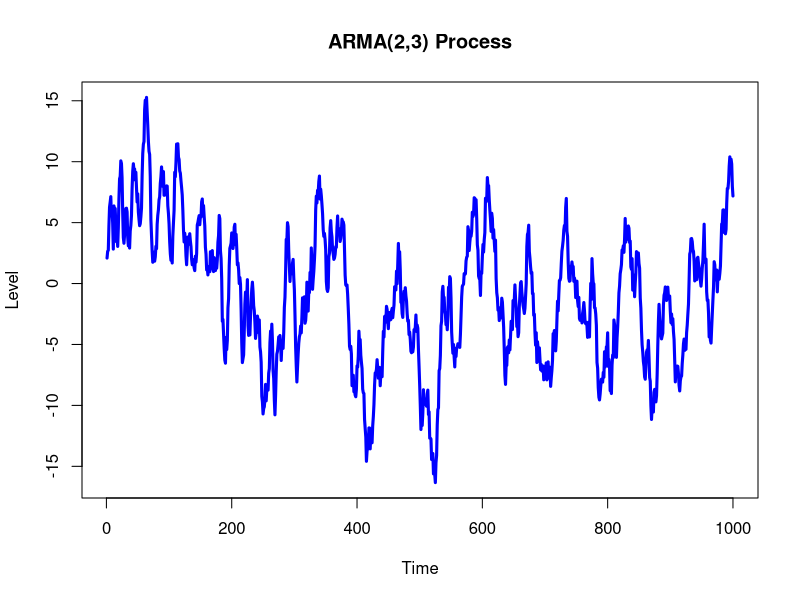
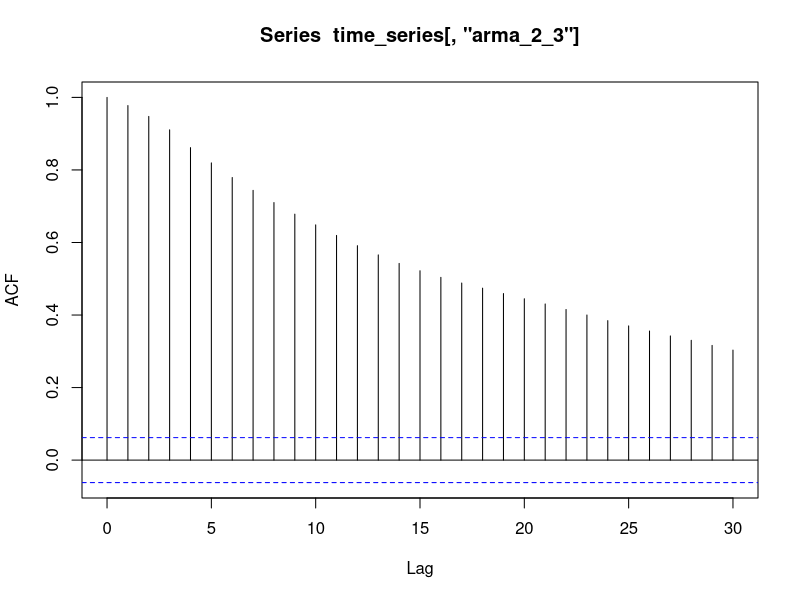
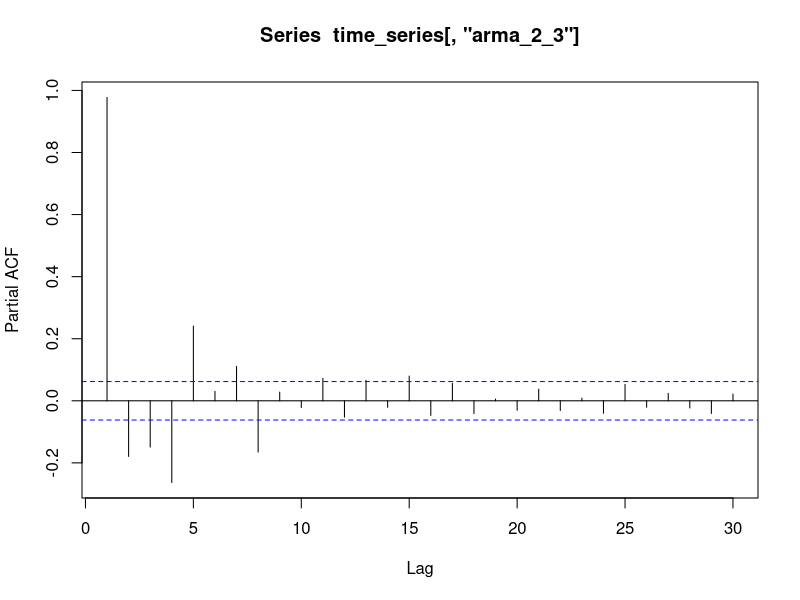
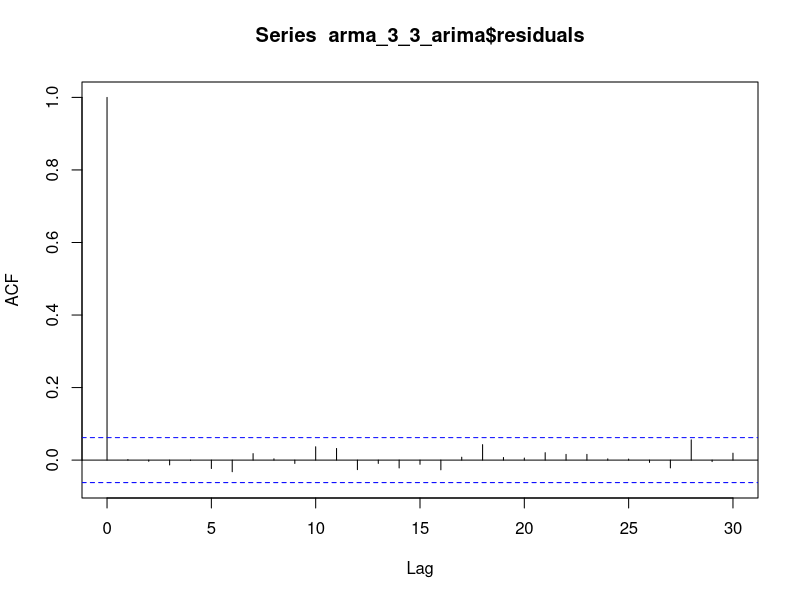
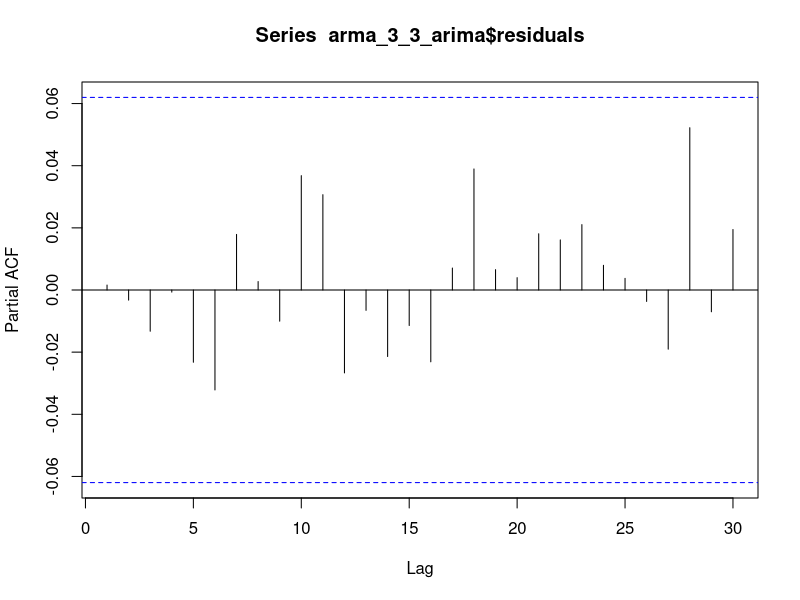
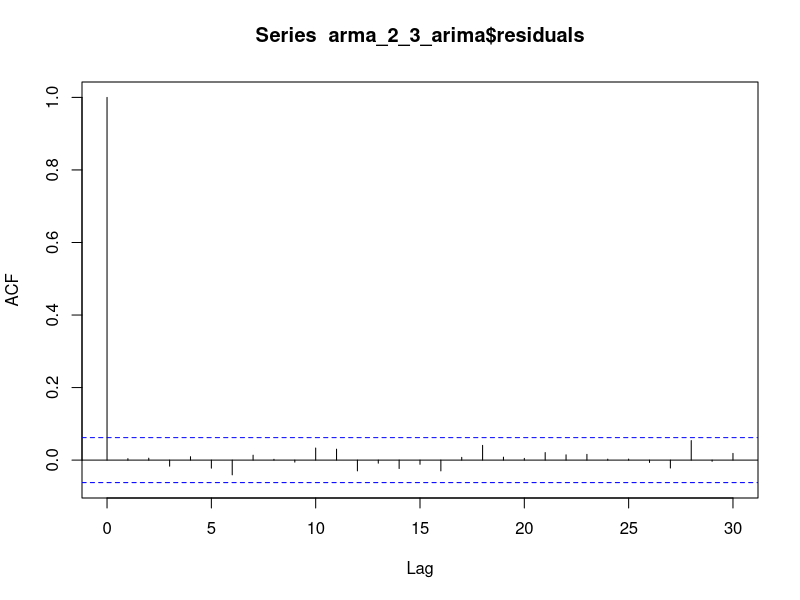
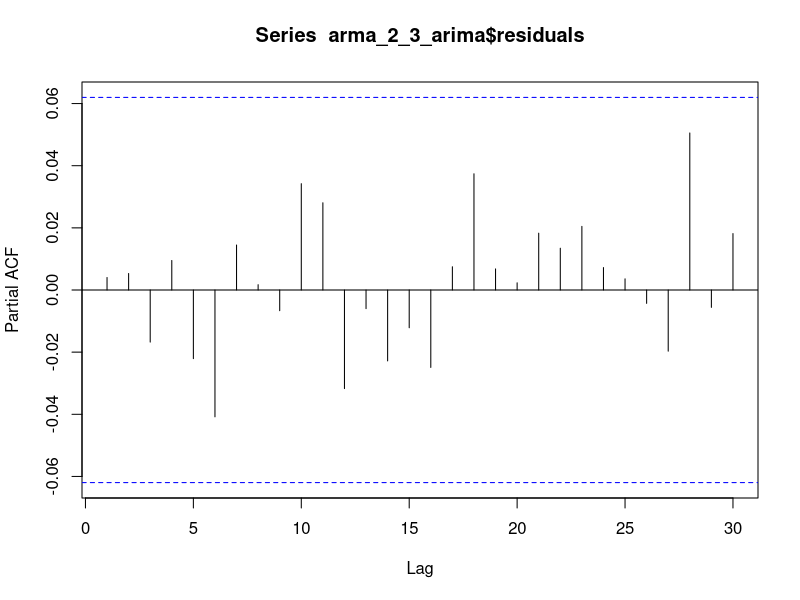
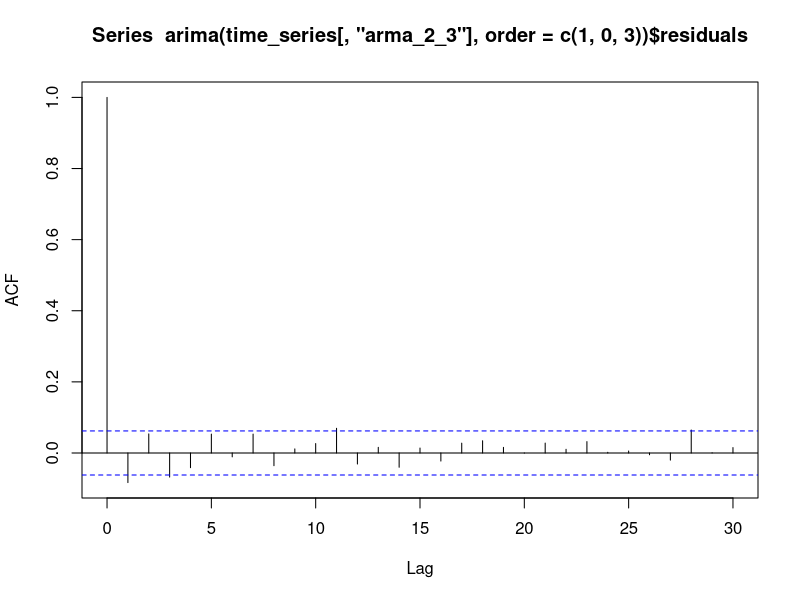

The R script that drew these images, in order:
################################################################################
# 
# ECON 853: Time Series Econometrics
# Introductory Examples
# 
# Lee Morin, Ph.D.
# Adjunct Assistant Professor
# Queen's University
# 
# February 8, 2018
# 
################################################################################
# 
# This program provides examples of model specification tests and diagnostics 
# in ARMA models.
# 
# 
# 
################################################################################


################################################################################
# Setup Workspace and Load Libraries
################################################################################

# Clear workspace.
rm(list=ls(all=TRUE))

# Load libraries for time series analysis.

# install.packages('timeSeries')
# library(timeSeries)

# install.packages('xts')
# library(xts)

# install.packages('tseries')
# library(tseries)

# install.packages('forecast')
# library(forecast)

# install.packages('FitARMA')
# library(FitARMA)


################################################################################
# Realization of an ARMA Model
################################################################################

#--------------------------------------------------------------------------------
# Set Parameters and Generate Data for ARMA(2,3)
#--------------------------------------------------------------------------------

set.seed(1234)

# Set length of series.
num_obs <- 1000

# Autoregressive coefficients.
phi_1_1 <- 0.60     # Autoregressive parameter
phi_1_2 <- 0.35     # Autoregressive parameter

# Moving average coefficients.
theta_1_1 <- 0.60     
theta_1_2 <- 0.25     
theta_1_3 <- 0.55

# Variance of innovations.
sigma_2 <- 1


# Initialize time series.
time_series <- data.frame(time = 1:num_obs,
                          arma_2_3 = numeric(num_obs))

# Generate realization of ARMA model.
time_series[, 'arma_2_3'] <- arima.sim(n = num_obs, list(ar = c(phi_1_1, phi_1_2), 
                                                         ma = c(theta_1_1, theta_1_2, theta_1_3)),
                                       sd = sqrt(sigma_2))

colnames(time_series)

summary(time_series)


#--------------------------------------------------------------------------------
# Plot the series
#--------------------------------------------------------------------------------

# Start with a blank plot to set the axes and labels.
plot(time_series[, 'time'], 
     time_series[, 'arma_2_3'], 
     type = 'n',
     main = 'ARMA(2,3) Process', 
     xlab = 'Time', 
     ylab = 'Level')
# Fill in with a line plot with settings for line style.
lines(time_series[, 'time'], 
      time_series[, 'arma_2_3'],
      type = 'l', 
      lwd = 3,
      col = 'blue')




#--------------------------------------------------------------------------------
# Identification.
#--------------------------------------------------------------------------------

acf(time_series[, 'arma_2_3'])

pacf(time_series[, 'arma_2_3'])


#--------------------------------------------------------------------------------
# Estimation with correctly specified model.
#--------------------------------------------------------------------------------

arma_2_3_arima <- arima(time_series[, 'arma_2_3'], order = c(2,0,3))


# Individual z-statistics on the coefficients.
arma_2_3_stats <- data.frame(coef = arma_2_3_arima$coef,
                             std_err = sqrt(diag(arma_2_3_arima$var.coef)))

arma_2_3_stats[, 'z_stat'] <- arma_2_3_stats[, 'coef']/arma_2_3_stats[, 'std_err']
arma_2_3_stats[, 'p_value'] <- pnorm(q = abs(arma_2_3_stats[, 'z_stat']), 
                                     mean = 0, sd = 1, lower.tail = FALSE) * 2 # Two-tailed test.
arma_2_3_stats

# Note: p-values are calculated under normal assumption.

# Note: A z-test is a one-dimensional Wald statistic.


#--------------------------------------------------------------------------------
# Estimation with Overspecification.
#--------------------------------------------------------------------------------

arma_3_3_arima <- arima(time_series[, 'arma_2_3'], order = c(3,0,3))


# Individual z-statistics on the coefficients for this model.
arma_3_3_stats <- data.frame(coef = arma_3_3_arima$coef,
                             std_err = sqrt(diag(arma_3_3_arima$var.coef)))

arma_3_3_stats[, 'z_stat'] <- arma_3_3_stats[, 'coef']/arma_3_3_stats[, 'std_err']
arma_3_3_stats[, 'p_value'] <- pnorm(q = abs(arma_3_3_stats[, 'z_stat']), 
                                     mean = 0, sd = 1, lower.tail = FALSE) * 2 # Two-tailed test.
arma_3_3_stats



################################################################################
# Residual Diagnostics
################################################################################

# Graphical approach: Inspect the autorrelation in the residuals.

# ARMA(3,3) model.
acf(arma_3_3_arima$residuals)
pacf(arma_3_3_arima$residuals)
# Looks like there is no autocorrelation.

# Pare down to a smaller model - ARMA(2,3).
acf(arma_2_3_arima$residuals)
pacf(arma_2_3_arima$residuals)
# Similarly, it looks like there is no autocorrelation here either.



# Estimate one model smaller - ARMA(1,3).
acf(arima(time_series[, 'arma_2_3'], order = c(1,0,3))$residuals)
pacf(arima(time_series[, 'arma_2_3'], order = c(1,0,3))$residuals)
# Seems to be some degree of autocorrelation.


# Estimate another smaller model - ARMA(2,2).
acf(arima(time_series[, 'arma_2_3'], order = c(2,0,2))$residuals)
pacf(arima(time_series[, 'arma_2_3'], order = c(2,0,2))$residuals)
# Again, there seems to be some degree of autocorrelation.

# The samllest model with white noise residuals was ARMA(2,3).
# Which makes sense, since this is the true model.



################################################################################
# Tests for Residual Diagnostics
################################################################################

# Use the plot = FALSE argument to suppress the plot and return the autocorrelation estimates.

# Choose a number of lags to consider.
num_lags <- 20

# Estimate the model and extract the residuals.
arma_2_3_resids <- arima(time_series[, 'arma_2_3'], 
                         order = c(2,0,3))$residuals

# Calculate the ACF.
acf_2_3 <- acf(arma_2_3_resids, 
                 plot = FALSE, 
                 lag.max = num_lags + 1)

# First need a numeric vector of autocorrelations.
acf_2_3_vec <- as.numeric(unlist(acf_2_3)[2:(num_lags + 1)])

# Calculate the value of the Box-Pearce Q-statistic.
Q_stat <- num_obs*sum(acf_2_3_vec^2)


# Calculate the p-value.
Q_stat_p_value <- pchisq(Q_stat, df = num_lags, ncp = 0, lower.tail = FALSE)


# Appears to be very little evidence of serial correlation in the residuals.
Q_stat
Q_stat_p_value




# Try an automated function instead.
# Requires the forecast package.
Box.test(arma_2_3_resids, lag = num_lags, type="Box-Pierce")

# Instead, try the Ljung-Box statistics, a modified version of the Box-Pearce statistic.
Box.test(arma_2_3_resids, lag = num_lags, type="Ljung-Box")





################################################################################
# Model Specification with Information Criteria
################################################################################


# Calculate AIC criteria for a series of ARMA models.
ar_order_list <- seq(5)
ma_order_list <- seq(5)

# Initialize a data frame to store values of the AIC.
arma_aic_stats <- expand.grid(ar_order_list, ma_order_list)
colnames(arma_aic_stats) <- c('ar_order', 'ma_order')

# Append a blank column for the AIC statistic.
arma_aic_stats[, 'AIC'] <- NA

# Just in case, store the convergence code of the optimization.
# (In case of identification problems from severe overspecification.)
arma_aic_stats[, 'conv_cond'] <- NA


# Loop through list of model sizes and estimate ARMA(p,q).
for (model_num in 1:nrow(arma_aic_stats)) {
  
  # Estimate the specified ARMA model model.
  arma_model <- arima(time_series[, 'arma_2_3'], 
                      order = c(arma_aic_stats[model_num, 'ar_order'], 
                                0, 
                                arma_aic_stats[model_num, 'ma_order']))
  
  # Store the value of the information criterion.
  arma_aic_stats[model_num, 'AIC'] <- arma_model$aic
  
  # Store the convergence code of the optimization.
  arma_aic_stats[model_num, 'conv_cond'] <- arma_model$code
  
  
  
}

# Determine the winner.
arma_aic_stats
arma_aic_stats[which(arma_aic_stats[, 'AIC'] == min(arma_aic_stats[, 'AIC'])), ]



################################################################################
# End
################################################################################
